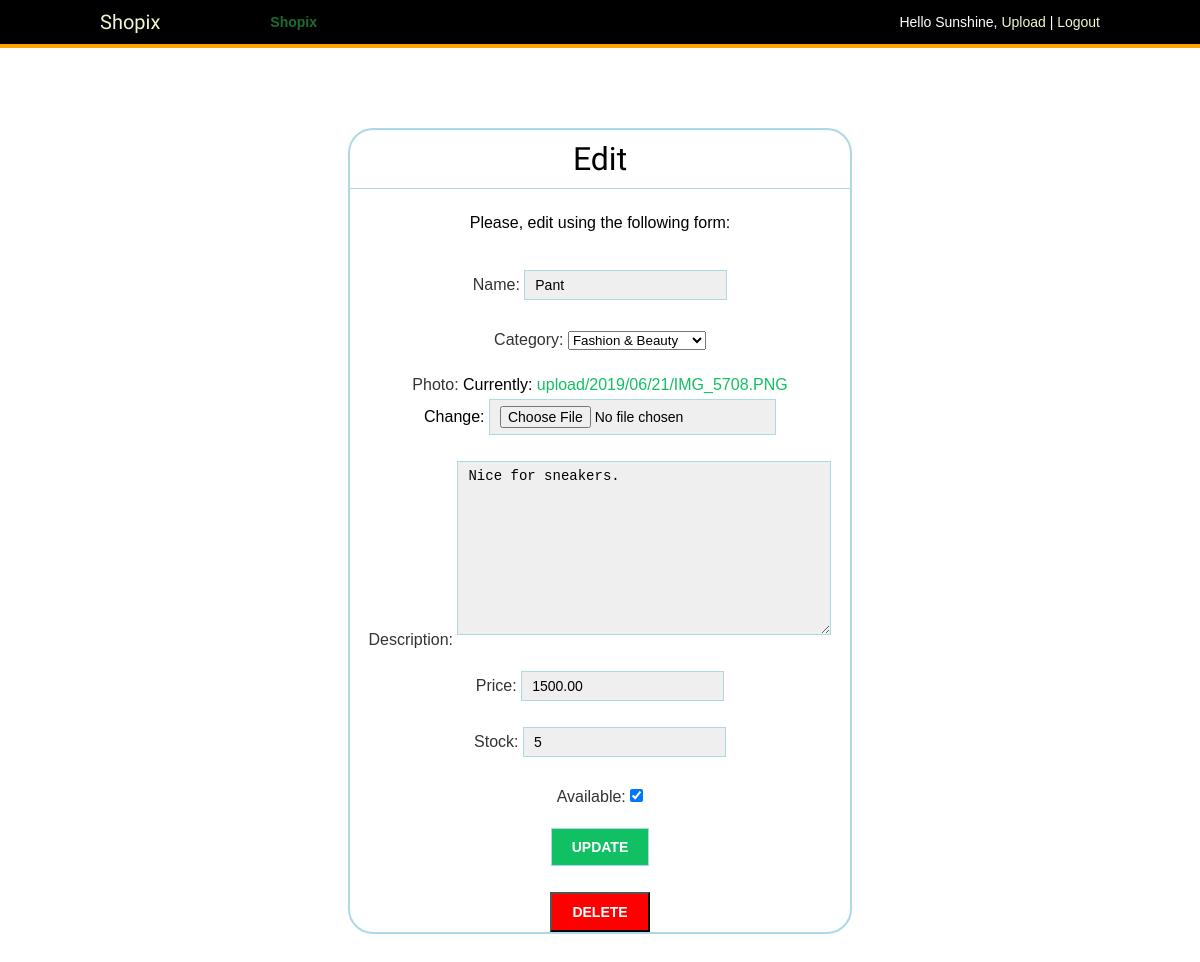
The page /account/edit/2/ (signed in) on the database its author committed.
### shop/models.py (models this page shows, shortened)
class Product(models.Model):
    user = models.ForeignKey(settings.AUTH_USER_MODEL, related_name='uproducts', on_delete=models.CASCADE)
    category = models.ForeignKey(Category,related_name='products', on_delete=models.CASCADE)
    name = models.CharField(max_length=200, db_index=True)
    photo = models.ImageField(upload_to='upload/%Y/%m/%d', unique=True)
    slug = models.SlugField(max_length=200, db_index=True)
    description = models.TextField(blank=True)
    price = models.DecimalField(max_digits=10, decimal_places=2)
    stock = models.PositiveIntegerField()
    available = models.BooleanField(default=True)
    created = models.DateTimeField(auto_now_add=True)
    updated = models.DateTimeField(auto_now=True)
    class Meta:
        ordering = ('name',)
        index_together = (('id', 'slug'),)

class Category(models.Model):
    name = models.CharField(max_length=200,db_index=True)
    slug = models.SlugField(max_length=200,db_index=True,unique=True)
    class Meta:
        verbose_name_plural = ("Categories")
        ordering = ('name',)
        verbose_name = 'Category'
    def __str__(self):
        return self.name

### account/views.py (the view)
# urls.py: path('edit/<int:id>/', views.UserUploadEdit, name='editupload'),
@login_required
def UserUploadEdit(request, id):
    product = get_object_or_404(Product,id=id,user=request.user)
    products = Product.objects.filter(user=request.user, available=True).order_by('-created')
    if request.method == 'POST':
        form = UserUploadEditForm(instance=product, data=request.POST, files=request.FILES)
        if form.is_valid():
            productt = form.save(commit = False)
            product.slug = slugify(productt.name)
            product.price = productt.price
            product.photo = productt.photo
            product.name = productt.name
            product.available = productt.available
            product.description = productt.description
            product.category = productt.category
            product.stock = productt.stock
            product.save()
            messages.success(request, 'Profile Updated Successfully')
            return render(request,'account/dashboard.html',{'products': products})
        else:
            messages.error(request, 'Error Updating Your Profile')
    else:
        form = UserUploadEditForm(instance=product)
    return render(request,'account/editupload.html',{'form': form, 'product': product})

### account/forms.py
class UserUploadEditForm(forms.ModelForm):
    class Meta:
        model = Product
        fields = ('name', 'category', 'photo', 'description', 'price', 'stock', 'available')

### account/templates/account/editupload.html (shortened to what this page needs)
{% extends "base.html" %}
{% block content %}
    <div class="loginform" style="width:50%;">
        <h1>Edit</h1>
        <p>Please, edit using the following form:</p>
        <form action="" method="post">
            {{ form.as_p }}
            <p><input type="submit" value="Update"></p>
            <a href={% url 'delete' product.id %}><button class="delete">Delete</button></a>
        </form>
    </div>
{% endblock %}

### account/templates/base.html (shortened to what this page needs)
{% load staticfiles %}
<!DOCTYPE html>
<html>
<head>
    <link href="{% static "css/base.css" %}" rel="stylesheet">
</head>
<body>
    <div id="header">
        <span class="logo">Shopix</span>
        {% if request.user.is_authenticated %}
            <ul class="menu">
                <li {% if section == "dashboard" %}class="selected">
                <a href="{% url "dashboard" %}">My Dashboard</a>
                </li>
                <li {% else %}class="selected"{% endif %}>
                <a href="{% url "product_list" %}">Shopix</a>
                </li>
            </ul>
        {% endif %}
        <span class="user">
            {% if request.user.is_authenticated %}
                Hello {{ request.user.first_name }},
                <a href="{% url "userproduct" %}">Upload</a> |
                <a href="{% url "logout" %}">Logout</a>
            {% else %}
                <a href="{% url "login" %}">Log-in</a>
            {% endif %}
        </span>
    </div>
    <div id="content">
        {% block content %}
        {% endblock %}
    </div>
</body>
</html>

### account/static/css/base.css (style rules this page uses)
body { margin: 0; padding: 0; font-family: helvetica, sans-serif; }
p { line-height: 1.8; }
a { color: #12c064; text-decoration: none; }
h1, h2, h3, h4, h5, h6 { font-family: 'Muli', sans-serif; font-weight: normal; }
h1 { border-bottom: 1px solid lightblue; padding: 0 0 10px 0; margin: 10px 0 20px 0; }
#header { padding: 10px 100px; font-size: 14px; background: #000; color: #fff; border-bottom: 4px solid orange; overflow: auto; }
#header .logo { font-family: 'Muli', sans-serif; float: left; color: #f3f7cc; font-size: 20px; margin-right: 10%; }
#header ul.menu { list-style: none; float: left; margin: 0; padding: 0; }
#header ul.menu li { float: left; padding: 4px 10px; }
#header ul.menu li.selected a, #header ul.menu li.selected a:hover { color: #1b6d32; font-weight: bold; }
#header a { color: #f3f7cc; }
#header .user { float: right; padding-top: 4px; }
#content { padding: 30px 100px; text-align: center; }
form { overflow: auto; }
form p { width: 100%; text-align: center; overflow: auto; }
label { color: #333; margin-bottom: 4px; }
.loginform { border: 2px solid lightblue; background-color: #fff; text-align: center; width: 30%; margin: auto; margin-top: 5%; border-radius: 25px; }
input, textarea { margin: 0 0 10px; background: #efefef; border: 1px solid lightblue; padding: 6px 10px; font-size: 14px; }
input[type=submit], a.button { font-weight: bold; background: #12c064; color: #fff; padding: 10px 20px; font-size: 14px; text-transform: uppercase; cursor: pointer; }

### account/templates/base.html (style rules this page uses)
.delete { font-weight: bold; background: red; color: #fff; padding: 10px 20px; font-size: 14px; text-transform: uppercase; cursor: pointer; }

### rows shown on the page
Product: name "Pant", category "Fashion & Beauty", description "Nice for sneakers.", price "1500.00", stock "5", available "☑"

### other values the page prints
{{ request.user.first_name }} "Sunshine"
